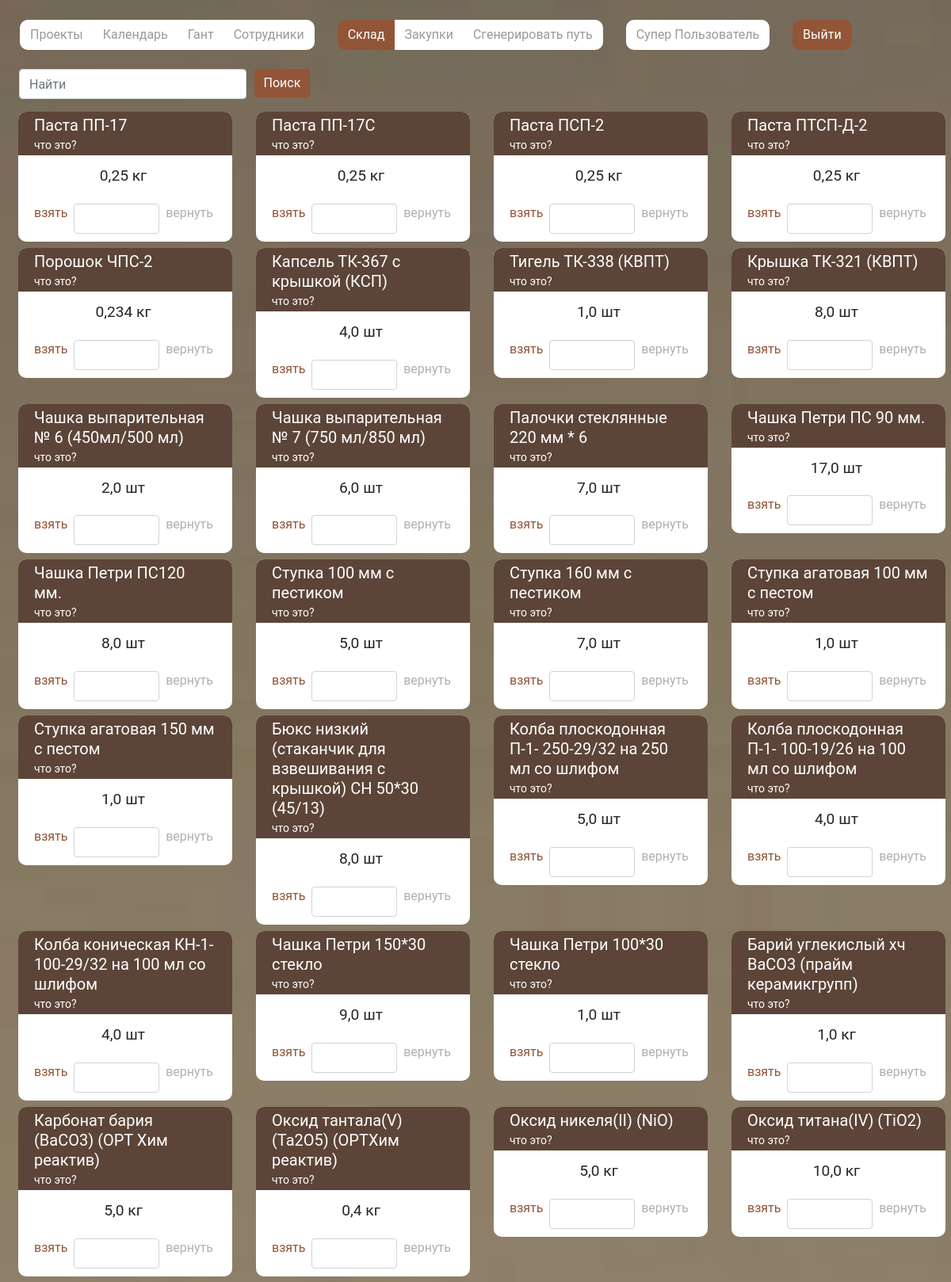
Page /mrp/ (signed in, upper part) on the committed database.
### mrp/models.py (models this page shows, shortened)
class Position(models.Model):
    class Meta:
        db_table = "Positions"
        verbose_name = "Позиция"
        verbose_name_plural = "Позиции"
    title = models.CharField(verbose_name="Название", max_length=300)
    quantity = models.FloatField(verbose_name="Количество")
    units = models.ForeignKey(verbose_name="Единица измерения", to="Unit", on_delete=models.PROTECT)
    link = models.ManyToManyField("Link", blank=True, verbose_name="Сслыки")
    min_quantity = models.FloatField(verbose_name="Минимальное количество", blank=True, null=True)
    is_done = models.BooleanField(verbose_name="Закуплена")

class Unit(models.Model):
    class Meta:
        db_table = "Units"
        verbose_name = "Единица измерений"
        verbose_name_plural = "Единицы измерений"
    title = models.CharField(verbose_name="Название", max_length=300)
    def __str__(self) -> str:
        return self.title

### mrp/views.py (the view)
# urls.py: path('', warehouse, name='warehouse'),
def warehouse(request):
    user_info = {
            "AddLab": request.user.groups.filter(name='AddLab').exists() if request.user.is_authenticated else False,
            "CaramLab": request.user.groups.filter(name='Ceramist').exists() if request.user.is_authenticated else False,
            "PurS": request.user.groups.filter(name='purchasing_specialist').exists() if request.user.is_authenticated else False,
            "CanAddPath": request.user.groups.filter(name='adder_path').exists() if request.user.is_authenticated else False,
        }
    '''
    Функция отображения склада
    Есть GET с параметром obj (передается поисковый запрос)
    Если нет поискового запроса, то показываются все объекты, если есть, то отображаются те,
    которые подходят под поисковый запрос
    '''
    find = request.GET.get("obj", "")
    if find:
        obj = Position.objects.filter(title__icontains=find)
    else:
        obj = Position.objects.all()
    obj_for_find = Position.objects.all()
    nav_state = {"projects": "",
                 "hant": "",
                 "calendar": "",
                 "employees": "",
                 "warehouse": "active",
                 "purchase":  ""
                 }
    data = {
        "nav": nav_state,
        "positions": obj,
        "find": find,
        "find_objs": obj_for_find,
        "user_info": user_info
    }
    return render(request, "warehouse.html", data)

### templates/warehouse.html (shortened to what this page needs)
{% extends "base.html" %} {% block content %}
<br>
<form method="GET" class="mt-4 ml-4" action="{% url "warehouse" %}">
    <div class="form-row">
      <div class="form-group col-md-3">
        <input type="text" class="form-control" id="obj" name="obj" placeholder="Найти" value="{{find}}" list="options" autocomplete="off">
      </div>
      <div class="form-group col-md-3">
      <button type="submit" class="btn btn-primary" style="background-color: #925537; border: 0px">Поиск</button>
      </div>
    </div>
</form>
<div class="container ml-2">
  <div class="row">
    {% for p in positions %}
    {% if p.is_done %}
    <div class="col-lg-3 col-md-4 col-sm-6 col-12">
      <div class="card mb-2">
          <div class="card_title project">
            <div class="text_title">{{p.title}}</div>
            <div class="time_title"><a href="{{p.link}}" style="color: #ffffff">что это?</a></div>
          </div>
          <div class="card_content {% if p.quantity < p.min_quantity %}zq{% endif %} " style="font-size: 1.2rem">
            {{p.quantity}} {{p.units}}
          </div>
          <div class="card_buttons mr-4" style="font-size: 1.2rem">
            <a
              class="card_button done"
              href="#"
              style="font-size: 1rem"
              onclick="takeAction({{p.id}})">взять</a>
              <input type="number" class="form-control" step="0.01" id="how_many_{{p.id}}" name="how_many" value="">
            <a class="card_button" style="font-size: 1rem"
            href="#"
              onclick="returnAction({{p.id}})"
              >вернуть</a>
          </div>
      </div>
    </div>
    {% endif %}
    {% endfor %}
  </div>
</div>
{% endblock content %}

### templates/inc/_nav.html (shortened to what this page needs)
<div class="container mt-0 mr-0 ml-0" style="padding: 0">
  {% if user_info.AddLab %}
  <div class="btn-group" role="group" aria-label="Basic example">
    <a href="{% url "projects" %}" type="button" class="btn btn-custom {{nav.projects}}">Проекты</a>
    <a href="{% url "calendar" %}" type="button" class="btn btn-custom {{nav.calendar}}">Календарь</a>
    <a href="{% url "gantt" %}" type="button" class="btn btn-custom {{nav.hant}}">Гант</a>
    <a href="{% url "staff" %}" type="button" class="btn btn-custom {{nav.employees}}">Сотрудники</a>
  </div>
  <div class="btn-group" role="group" aria-label="Basic example">
    <a href="{% url "warehouse" %}" type="button" class="btn btn-custom {{nav.warehouse}}">Склад</a>
    <a href="{% url "purchase" "purchase"%}" type="button" class="btn btn-custom {{nav.purchase}}">Закупки</a>
    {% if user_info.CanAddPath %}
    <a href="{% url "gen_path" %}" type="button" class="btn btn-custom">Сгенерировать путь</a>
    {% endif %}
  </div>
  {% endif %}
  {% if user.is_authenticated %}
  <div class="btn-group" role="group" aria-label="Basic example">
  <a class="btn btn-custom">{{ user.first_name }} {{ user.last_name }} </a>
  </div>
  {% endif %}
  <div class="btn-group" role="group" aria-label="Basic example">
  {% if user.is_authenticated %}
  <form method="post" action="{% url 'logout' %}">
    <button type="submit" class="btn btn-custom active">Выйти</button>
  </form>
  {% else %}
  <form method="post" action="{% url 'login' %}">
    {% csrf_token %}
    <button type="submit" class="btn btn-custom active">Войти</button>
  </form>
  {% endif %}
</div>

### add_crm/static/css/main.css (style rules this page uses)
* { box-sizing: border-box; font-family: 'Roboto', sans-serif; list-style: none; margin: 0; outline: none; padding: 0; }
body { margin: 0; padding: 0; overflow-y: scroll; }
a { color: #000000; }
.btn-custom { border-radius: 10px; }
.btn-custom.active { background-color: #925537; color: white; }
.btn-custom:not(.active) { background-color: white; color: #50505095; }
.container, .container-md, .container-sm { max-width: 1512px; }
.btn-group { margin-left: 25px; margin-top: 25px; }
.card { position: relative; width: 100%; max-width: 360px; display: flex; padding: 0 0 0 0; flex-direction: column; align-items: center; border-radius: 10px !important; border: 0 !important; background: #FFF; align-self: stretch; margin-right: 50px; }
.card_title { padding-top: 5px; position: relative; display: flex; flex-direction: column; align-items: left; border-radius: 1px; z-index: 100; color: #FFF; width: 100%; line-height: 25px; border-radius: 10px 10px 0 0; }
.card_title.project { background: #5C4438; }
.text_title { text-align: left; font-size: 20px; margin-left: 20px; margin-right: 20px; }
.time_title { font-size: 14px; margin-left: 20px; margin-right: 20px; }
.card_content { margin-top: 12px; margin-right: 25px; margin-left: 20px; margin-bottom: 20px; font-size: 12px; z-index: 100; }
.card_buttons { display: flex; margin-bottom: 10px; gap: 8px; margin-left: 20px; align-self: start; }
a.card_button { color: #00000050 !important; font-size: 12px; }
a.card_button.done { color: #925537 !important; }
.containereg:before, .container:after { content: ""; display: block; clear: both; }
:root { --white: #fff; --divider: lightgrey; --body: #f5f7f8; }

### rows in the picture
Position: title "Паста ПП-17", quantity "0,25", units "кг"
Position: title "Паста ПП-17С", quantity "0,25", units "кг"
Position: title "Паста ПСП-2", quantity "0,25", units "кг"
Position: title "Паста ПТСП-Д-2", quantity "0,25", units "кг"
Position: title "Порошок ЧПС-2", quantity "0,234", units "кг"
Position: title "Капсель ТК-367 с крышкой (КСП)", quantity "4,0", units "шт"
Position: title "Тигель ТК-338 (КВПТ)", quantity "1,0", units "шт"
Position: title "Крышка ТК-321 (КВПТ)", quantity "8,0", units "шт"
Position: title "Чашка выпарительная № 6 (450мл/500 мл)", quantity "2,0", units "шт"
Position: title "Чашка выпарительная № 7 (750 мл/850 мл)", quantity "6,0", units "шт"
Position: title "Палочки стеклянные 220 мм * 6", quantity "7,0", units "шт"
Position: title "Чашка Петри ПС 90 мм.", quantity "17,0", units "шт"
Position: title "Чашка Петри ПС120 мм.", quantity "8,0", units "шт"
Position: title "Ступка 100 мм с пестиком", quantity "5,0", units "шт"
Position: title "Ступка 160 мм с пестиком", quantity "7,0", units "шт"
Position: title "Ступка агатовая 100 мм с пестом", quantity "1,0", units "шт"
Position: title "Ступка агатовая 150 мм с пестом", quantity "1,0", units "шт"
Position: title "Бюкс низкий (стаканчик для взвешивания с крышкой) СН 50*30 (45/13)", quantity "8,0", units "шт"
Position: title "Колба плоскодонная П-1- 250-29/32 на 250 мл со шлифом", quantity "5,0", units "шт"
Position: title "Колба плоскодонная П-1- 100-19/26 на 100 мл со шлифом", quantity "4,0", units "шт"
Position: title "Колба коническая КН-1- 100-29/32 на 100 мл со шлифом", quantity "4,0", units "шт"
Position: title "Чашка Петри 150*30 стекло", quantity "9,0", units "шт"
Position: title "Чашка Петри 100*30 стекло", quantity "1,0", units "шт"
Position: title "Барий углекислый хч BaCO3 (прайм керамикгрупп)", quantity "1,0", units "кг"
Position: title "Карбонат бария (BaCO3) (ОРТ Хим реактив)", quantity "5,0", units "кг"
Position: title "Оксид тантала(V) (Ta2O5) (ОРТХим реактив)", quantity "0,4", units "кг"
Position: title "Оксид никеля(II) (NiO)", quantity "5,0", units "кг"
Position: title "Оксид титана(IV) (TiO2)", quantity "10,0", units "кг"

### other values in the picture
{{ user.first_name }} "Супер"
{{ user.last_name }} "Пользователь"
